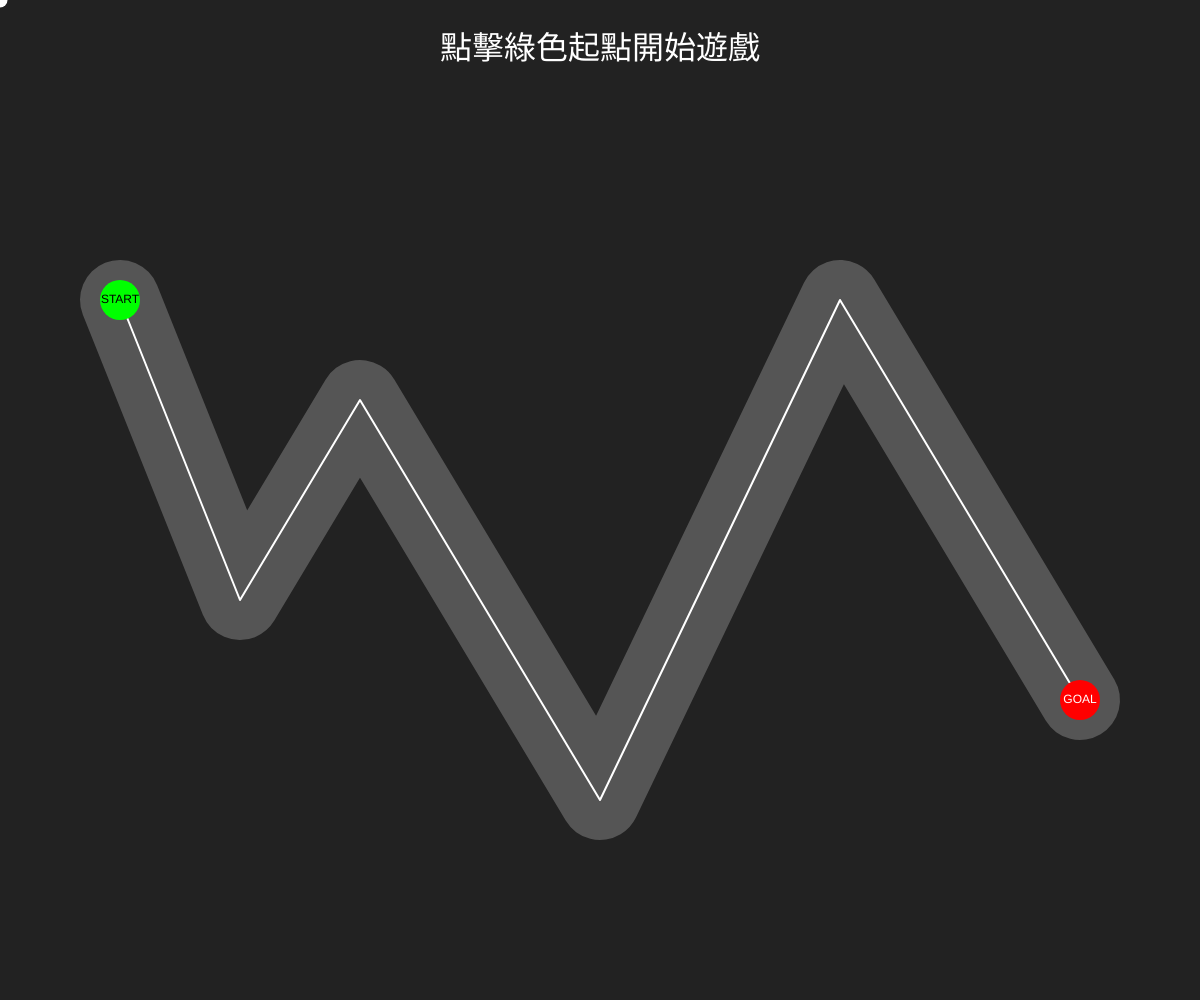
Frame 1 (no input)
Frame 60 (no input): identical to frame 1, image omitted
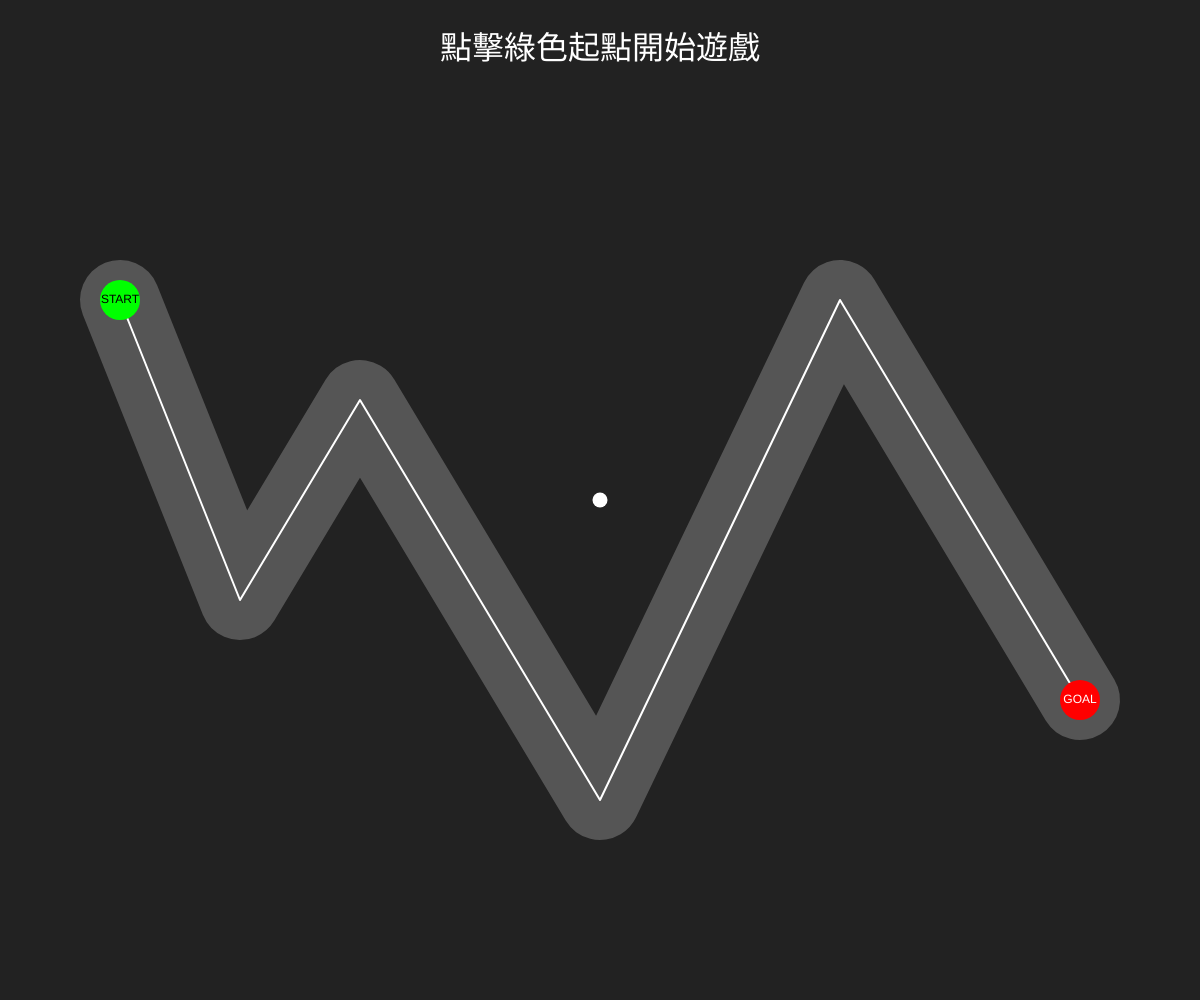
Frame 120 (the mouse pressed at the canvas centre since frame 60)

The p5.js sketch that drew these frames (run headless with seeded random() and noise() and a simulated clock; from frame 60 on, the mouse is pressed at the canvas centre):

// p5.js sketch
// ── sketch.js
let pathPoints = [];
let gameState = 'START_WAIT'; // 狀態：START_WAIT, PLAYING, WIN, LOSE

function setup() {
  createCanvas(windowWidth, windowHeight);
  noCursor();
  initPath();
}

// 產生適應螢幕大小的賽道路徑
function initPath() {
  let w = width;
  let h = height;
  pathPoints = [
    {x: w*0.1, y: h*0.3}, {x: w*0.2, y: h*0.6}, {x: w*0.3, y: h*0.4},
    {x: w*0.5, y: h*0.8}, {x: w*0.7, y: h*0.3}, {x: w*0.9, y: h*0.7}
  ];
}

function draw() {
  // 1. 繪製背景 (深灰色牆壁)
  background(34); 

  // 2. 繪製粗賽道
  noFill();
  stroke(85); // 賽道顏色
  strokeWeight(80); 
  strokeJoin(ROUND);
  beginShape();
  for (let p of pathPoints) vertex(p.x, p.y);
  endShape();
  
  // 3. 繪製中心細白線
  stroke(255);
  strokeWeight(2);
  beginShape();
  for (let p of pathPoints) vertex(p.x, p.y);
  endShape();
  
  // 4. 繪製起點 (綠色) 與終點 (紅色)
  let startP = pathPoints[0];
  let endP = pathPoints[pathPoints.length - 1];
  
  fill(0, 255, 0); noStroke(); circle(startP.x, startP.y, 40); 
  fill(255, 0, 0); noStroke(); circle(endP.x, endP.y, 40);

  // ==========================================
  // 【關鍵修正】：必須在畫出玩家游標和文字「之前」，先讀取畫面顏色！
  // ==========================================
  let hitColor = [0, 0, 0];
  if (gameState === 'PLAYING') {
    hitColor = get(mouseX, mouseY);
  }

  // 5. 繪製文字標示 (讀取完顏色後再畫，避免干擾)
  fill(0); textSize(12); textAlign(CENTER, CENTER); text("START", startP.x, startP.y);
  fill(255); text("GOAL", endP.x, endP.y);

  // 6. 處理遊戲狀態邏輯與畫出玩家
  if (gameState === 'START_WAIT') {
    fill(255); textSize(32); text("點擊綠色起點開始遊戲", width / 2, 50);
    fill(255); circle(mouseX, mouseY, 15); // 畫出玩家
  } 
  else if (gameState === 'PLAYING') {
    fill(255); textSize(32); text("遊玩中：請沿著賽道移動...", width / 2, 50);
    fill(255); circle(mouseX, mouseY, 15); // 畫出玩家
    
    // 碰撞偵測 (使用範圍容錯，避免抗鋸齒導致偵測失敗)
    // 如果讀到的顏色很暗 (RGB都小於50)，代表碰到深灰背景了
    if (hitColor[0] < 50 && hitColor[1] < 50 && hitColor[2] < 50) {
      gameState = 'LOSE';
    }
    // 如果讀到的顏色很紅 (R>200, G<50, B<50)，代表碰到終點了
    else if (hitColor[0] > 200 && hitColor[1] < 50 && hitColor[2] < 50) {
      gameState = 'WIN';
    }
  } 
  else if (gameState === 'LOSE') {
    // 失敗畫面覆蓋
    background(255, 0, 0, 200);
    fill(255); textSize(64); text("失敗！點擊畫面重新開始", width / 2, height / 2);
    cursor(); 
  } 
  else if (gameState === 'WIN') {
    // 過關畫面覆蓋
    background(0, 255, 0, 200);
    fill(255); textSize(64); text("過關！點擊畫面重新開始", width / 2, height / 2);
    cursor();
  }
}

// 點擊事件處理
function mousePressed() {
  if (gameState === 'START_WAIT') {
    // 檢查點擊位置是否在起點附近
    let startP = pathPoints[0];
    if (dist(mouseX, mouseY, startP.x, startP.y) < 30) {
      gameState = 'PLAYING';
      noCursor();
    }
  } 
  else if (gameState === 'LOSE' || gameState === 'WIN') {
    // 點擊任意處重新開始
    gameState = 'START_WAIT';
    noCursor();
  }
}

// 視窗縮放時重新計算賽道比例
function windowResized() {
  resizeCanvas(windowWidth, windowHeight);
  initPath();
}
